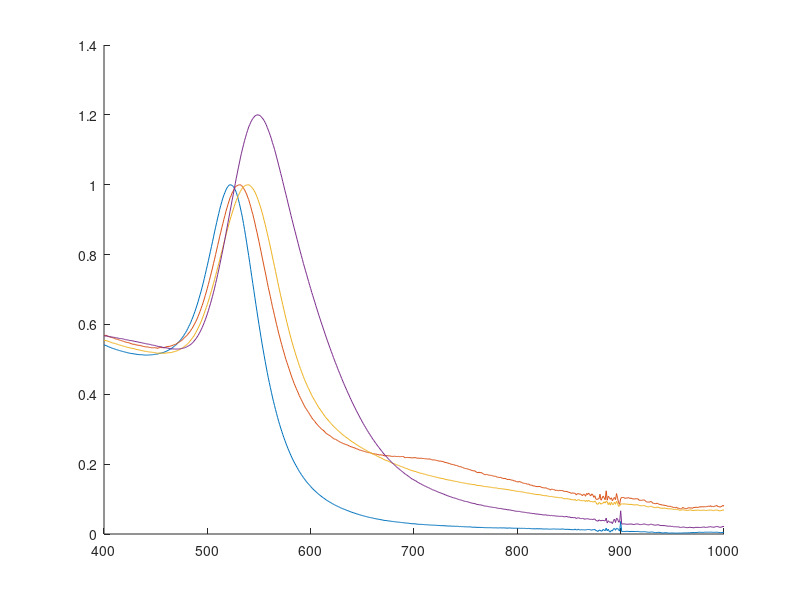
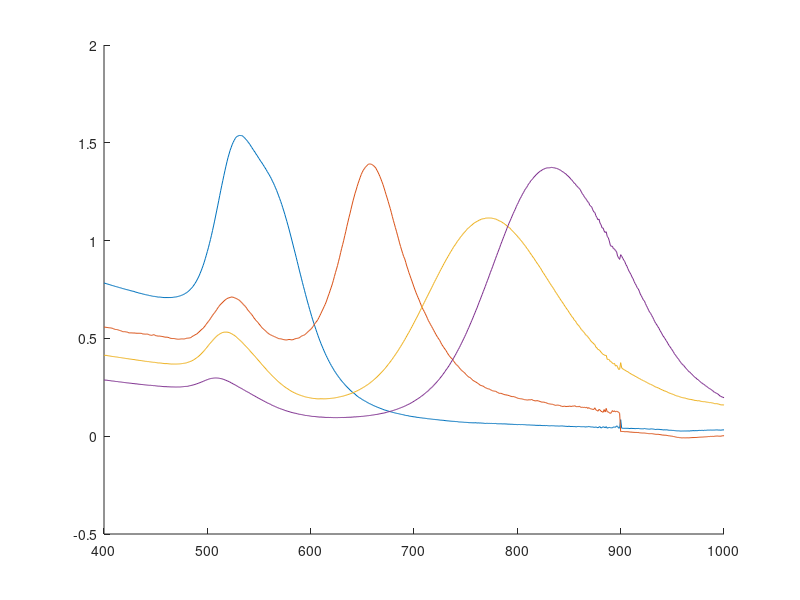

Write the MATLAB code that produced these figures, in order.

close all
clear all

d80 = importdata('200427_BBI-AuColloid80nm.csv');
d80_2 = importdata('200427_BBI-AuColloid80nm_2.csv');

rod550 = importdata('200427_NP_rod_30-25-550-25.csv');
rod650 = importdata('200427_NP_rod_30-25-650-25.csv');
rod850 = importdata('200427_NP_rod_30-10-850-25.csv');
rod780 = importdata('200427_NP_rod_A12-40-780.csv');

np30 = importdata('200427_NP_sp_11-30-25.csv');
np50 = importdata('200427_NP_sp_12-50-25.csv');
np70 = importdata('200427_NP_sp_13-70-25.csv');

water = importdata('200427_DI-Water.csv');
water = water(1:601,:) ;
%plot(rod650(:,1), rod650(:,2)- water(:,2))

%plot(d80(:,1), d80(:,2) - water(:,2))


wl = np30(:,1);
np30 =  np30(:,2) - water(:,2);
np50 =  np50(:,2) - water(:,2);
np70 =  np70(:,2) - water(:,2);
np80 =  d80_2(:,2) - water(:,2);

hold on
 plot(wl, np30 ./ max(np30))
 plot(wl, np50 ./ max(np50))
 plot(wl, np70 ./ max(np70))
 plot(wl, 1.2 .* np80 ./ max(np80))
hold off

xlim([400, 1000])

figure

hold on
plot(rod550(:,1), rod550(:,2) - water(:,2))
plot(rod650(:,1), rod650(:,2)- water(:,2))
plot(rod780(:,1), rod780(:,2)- water(:,2))

 plot(rod850(:,1), rod850(:,2) - water(:,2))
 hold off
